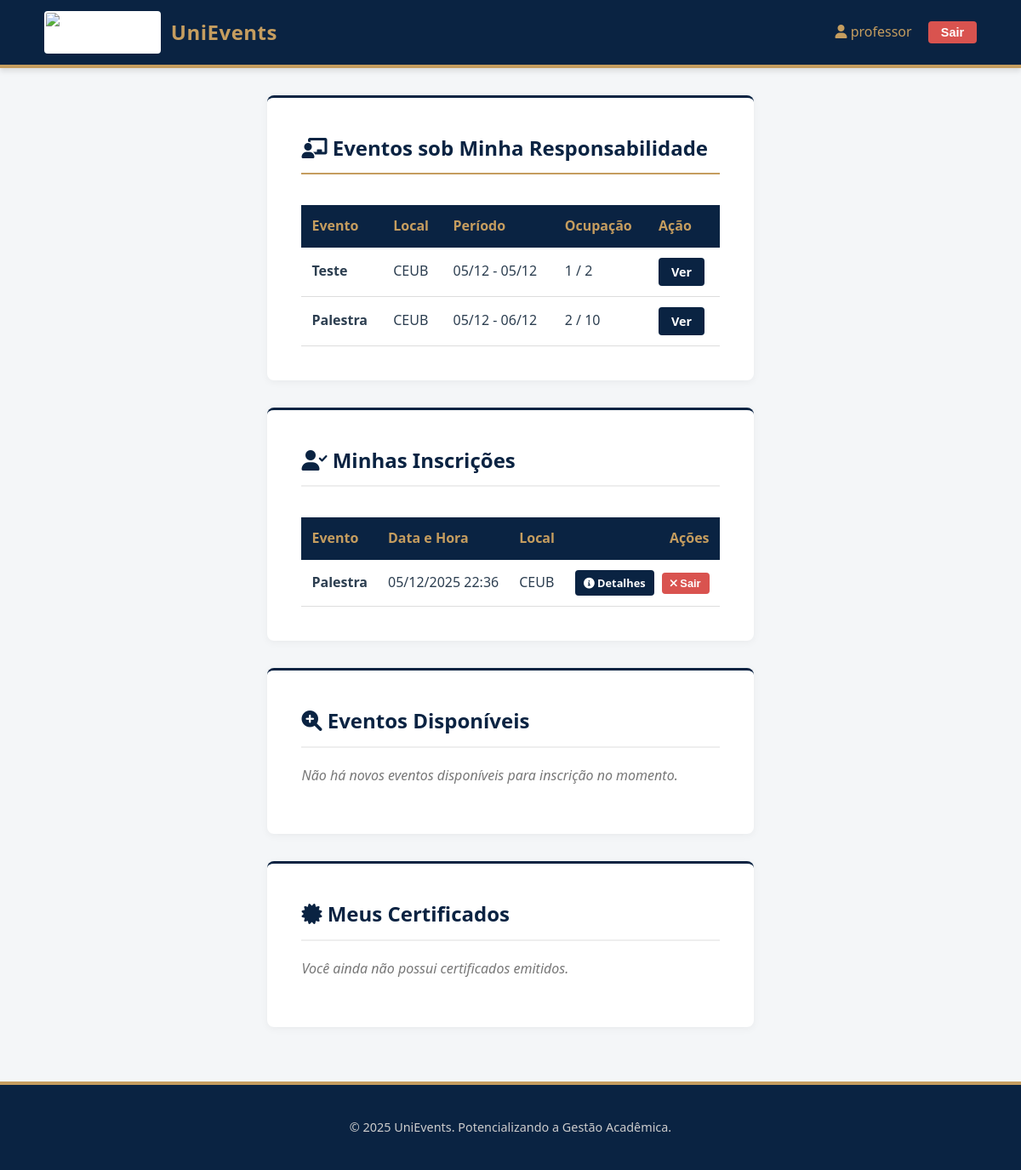
Screenshot of /dashboard/participante/ (signed in) with the database file from the repository.
### sgea_app/models.py (models this page shows, shortened)
class Usuario(AbstractUser):
    PERFIL_CHOICES = (
        ('aluno', 'Aluno'),
        ('professor', 'Professor'),
        ('organizador', 'Organizador'),
    )
    telefone = models.CharField(max_length=15, blank=True, null=True, help_text="Telefone de contato do usuário.")
    instituicao_ensino = models.CharField(max_length=255, blank=True, null=True, help_text="Instituição de ensino (obrigatório para alunos e professores).")
    perfil = models.CharField(max_length=15, choices=PERFIL_CHOICES, default='aluno', help_text="Perfil do usuário no sistema.")
    class Meta:
        db_table = "usuario"
        verbose_name = "Usuário"
        verbose_name_plural = "Usuários"

class Evento(models.Model):
    TIPO_EVENTO_CHOICES = (
        ('seminario', 'Seminário'),
        ('palestra', 'Palestra'),
        ('congresso', 'Congresso'),
        ('workshop', 'Workshop'),
        ('outro', 'Outro'),
    )
    nome = models.CharField(max_length=200, help_text="Nome ou título do evento.")
    tipo_evento = models.CharField(max_length=50, choices=TIPO_EVENTO_CHOICES, help_text="Tipo do evento (ex: seminário, palestra).")
    data_inicio = models.DateTimeField(help_text="Data e hora de início do evento.")
    data_fim = models.DateTimeField(help_text="Data e hora de término do evento.")
    local = models.CharField(max_length=255, help_text="Local onde o evento ocorrerá.")
    quantidade_participantes = models.PositiveIntegerField(
        default=0,
        validators=[MinValueValidator(0)],
        help_text="Número máximo de participantes permitidos.")
    banner = models.ImageField(
        upload_to='eventos/banners/',
        blank=True,
        null=True,
        help_text="Imagem promocional do evento (apenas .jpg, .png, .jpeg).",
        validators=[FileExtensionValidator(allowed_extensions=['jpg', 'jpeg', 'png'])]
    )
    organizador = models.ForeignKey(
        settings.AUTH_USER_MODEL,
        on_delete=models.SET_NULL,
        null=True,
        related_name='eventos_organizados',
        limit_choices_to={'perfil': 'organizador'},
        help_text="Organizador responsável pelo evento."
    )
    participantes = models.ManyToManyField(
        settings.AUTH_USER_MODEL,
        through='Inscricao',
        related_name='eventos_inscritos',
        blank=True
    )
    professor_responsavel = models.ForeignKey(
        settings.AUTH_USER_MODEL,
        on_delete=models.SET_NULL,
        null=True,
        related_name='eventos_responsavel',
        limit_choices_to={'perfil': 'professor'},
        help_text="Professor responsável pelo evento."
    )
    data_criacao = models.DateTimeField(auto_now_add=True)
    data_atualizacao = models.DateTimeField(auto_now=True)
    class Meta:
        db_table = "evento"
        ordering = ["-data_inicio", "nome"]
        verbose_name = "Evento"
        verbose_name_plural = "Eventos"

### sgea_app/views.py (the view)
# urls.py: path('dashboard/participante/', views.participantes_dashboard, name='participantes_dashboard'),
@login_required
def participantes_dashboard(request):
    inscricoes_pendentes = Inscricao.objects.filter(
        usuario=request.user,
        presenca=True,
        certificado__isnull=True,
        evento__data_fim__lt=timezone.now()
    )
    for inscricao in inscricoes_pendentes:
        verificar_e_gerar_certificado(inscricao)
    eventos_inscritos = Evento.objects.filter(participantes=request.user)
    eventos_disponiveis = Evento.objects.exclude(
        participantes=request.user
    ).filter(
        data_fim__gte=timezone.now()
    )
    eventos_responsavel = []
    if request.user.perfil == 'professor':
        eventos_responsavel = Evento.objects.filter(professor_responsavel=request.user)
    certificados_obtidos = Certificado.objects.filter(inscricao__usuario=request.user).select_related(
        'inscricao__evento')
    context = {
        'eventos_inscritos': eventos_inscritos,
        'eventos_disponiveis': eventos_disponiveis,
        'certificados_obtidos': certificados_obtidos,
        'eventos_responsavel': eventos_responsavel,
    }
    return render(request, 'sgea_app/dashboard/participantes_dashboard.html', context)

### sgea_app/templates/sgea_app/dashboard/participantes_dashboard.html (shortened to what this page needs)
{% extends 'sgea_app/base.html' %}
{% block content %}
{% if user.perfil == 'professor' %}
<div class="card">
    <h2 style="color: var(--primary-color); border-bottom: 2px solid var(--secondary-color); padding-bottom: 10px;">
        <i class="fas fa-chalkboard-teacher"></i> Eventos sob Minha Responsabilidade
    </h2>
    {% if eventos_responsavel %}
        <div class="table-responsive">
            <table>
                <thead>
                    <tr>
                        <th>Evento</th>
                        <th>Local</th>
                        <th>Período</th>
                        <th>Ocupação</th>
                        <th>Ação</th>
                    </tr>
                </thead>
                <tbody>
                    {% for evento in eventos_responsavel %}
                    <tr>
                        <td><strong>{{ evento.nome }}</strong></td>
                        <td>{{ evento.local }}</td>
                        <td>{{ evento.data_inicio|date:"d/m" }} - {{ evento.data_fim|date:"d/m" }}</td>
                        <td>{{ evento.participantes.count }} / {{ evento.quantidade_participantes }}</td>
                        <td>
                            <a href="{% url 'detalhes_evento' evento.pk %}" class="btn btn-primary" style="padding: 5px 15px; font-size: 0.9rem;">Ver</a>
                        </td>
                    </tr>
                    {% endfor %}
                </tbody>
            </table>
        </div>
    {% else %}
        <p style="color: #666;">Você não é responsável por nenhum evento no momento.</p>
    {% endif %}
</div>
{% endif %}
<div class="card">
    <h2><i class="fas fa-user-check"></i> Minhas Inscrições</h2>
    {% if eventos_inscritos %}
        <div class="table-responsive">
            <table>
                <thead>
                    <tr>
                        <th>Evento</th>
                        <th>Data e Hora</th>
                        <th>Local</th>
                        <th style="text-align: right;">Ações</th>
                    </tr>
                </thead>
                <tbody>
                    {% for evento in eventos_inscritos %}
                    <tr>
                        <td><strong>{{ evento.nome }}</strong></td>
                        <td>{{ evento.data_inicio|date:"d/m/Y H:i" }}</td>
                        <td>{{ evento.local }}</td>
                        <td style="text-align: right;">
                            <a href="{% url 'detalhes_evento' evento.pk %}" class="btn btn-primary" style="padding: 5px 10px; font-size: 0.8rem; margin-right: 5px;">
                                <i class="fas fa-info-circle"></i> Detalhes
                            </a>
                            <form action="{% url 'cancelar_inscricao' evento.pk %}" method="post" style="display:inline;">
                                <button type="submit" class="btn btn-danger" style="padding: 5px 10px; font-size: 0.8rem;">
                                    <i class="fas fa-times"></i> Sair
                                </button>
                            </form>
                        </td>
                    </tr>
                    {% endfor %}
                </tbody>
            </table>
        </div>
    {% else %}
        <p style="font-style: italic; color: #777;">Você ainda não se inscreveu em nenhum evento.</p>
    {% endif %}
</div>
<div class="card">
    <h2><i class="fas fa-search-plus"></i> Eventos Disponíveis</h2>
    {% if eventos_disponiveis %}
        <div class="table-responsive">
            <table>
                <thead>
                    <tr>
                        <th>Evento</th>
                        <th>Início</th>
                        <th>Local</th>
                        <th style="text-align: right;">Ação</th>
                    </tr>
                </thead>
                <tbody>
                    {% for evento in eventos_disponiveis %}
                    <tr>
                        <td>
                            <strong>{{ evento.nome }}</strong><br>
                            <small>{{ evento.get_tipo_evento_display }}</small>
                        </td>
                        <td>{{ evento.data_inicio|date:"d/m/Y H:i" }}</td>
                        <td>{{ evento.local }}</td>
                        <td style="text-align: right;">
                            <form action="{% url 'inscrever_evento' evento.pk %}" method="post">
                                {% csrf_token %}
                                <button type="submit" class="btn btn-success" style="padding: 8px 15px; font-size: 0.9rem;">
                                    <i class="fas fa-pen"></i> Inscrever-se
                                </button>
                            </form>
                        </td>
                    </tr>
                    {% endfor %}
                </tbody>
            </table>
        </div>
    {% else %}
        <p style="font-style: italic; color: #777;">Não há novos eventos disponíveis para inscrição no momento.</p>
    {% endif %}
</div>
<div class="card">
    <h2><i class="fas fa-certificate"></i> Meus Certificados</h2>
    {% if certificados_obtidos %}
        <div class="table-responsive">
            <table>
                <thead>
                    <tr>
                        <th>Evento</th>
                        <th>Data Emissão</th>
                        <th>Código de Validação</th>
                    </tr>
                </thead>
                <tbody>
                    {% for certificado in certificados_obtidos %}
                    <tr>
                        <td>{{ certificado.inscricao.evento.nome }}</td>
                        <td>{{ certificado.data_emissao|date:"d/m/Y" }}</td>
                        <td>
                            <span style="font-family: monospace; background: #eee; padding: 4px 8px; border-radius: 4px; border: 1px solid #ccc;">
                                {{ certificado.codigo_validacao }}
                            </span>
                        </td>
                    </tr>
                    {% endfor %}
                </tbody>
            </table>
        </div>
    {% else %}
        <p style="font-style: italic; color: #777;">Você ainda não possui certificados emitidos.</p>
    {% endif %}
</div>
{% endblock %}

### sgea_app/templates/sgea_app/base.html (shortened to what this page needs)
{% load static %}
<!DOCTYPE html>
<html lang="pt-br">
<head>
    <link rel="stylesheet" href="{% static 'css/style.css' %}">
    <link rel="stylesheet" href="https://cdnjs.cloudflare.com/ajax/libs/font-awesome/6.0.0/css/all.min.css">
</head>
<body>
    <header class="main-header">
        <div class="container" style="margin: 0; max-width: 100%; display: flex; justify-content: space-between; align-items: center;">
            <a href="{% if user.is_authenticated %}{% url 'participantes_dashboard' %}{% else %}{% url 'login' %}{% endif %}" class="brand-wrapper">
                <img src="{% static 'img/logo.png' %}" alt="Logo UniEvents" class="logo-img">
                <span class="brand-name">UniEvents</span>
            </a>
            <nav>
                {% if user.is_authenticated %}
                    <span style="margin-right: 15px; color: var(--secondary-color);">
                        <i class="fas fa-user"></i> {{ user.first_name|default:user.username }}
                    </span>
                    <form action="{% url 'logout' %}" method="post" style="display:inline;">
                        <button type="submit" class="btn btn-danger" style="padding: 5px 15px; font-size: 0.9rem;">Sair</button>
                    </form>
                {% else %}
                    <a href="{% url 'login' %}" style="color: var(--white); text-decoration: none; font-weight: bold;">Login</a>
                {% endif %}
            </nav>
        </div>
    </header>
    <main class="container">
        {% block content %}
        {% endblock %}
    </main>
    <footer class="main-footer">
        <p>&copy; 2025 UniEvents. Potencializando a Gestão Acadêmica.</p>
    </footer>
</body>
</html>

### sgea_app/static/css/style.css (style rules this page uses)
:root { --primary-color: #0a2342; --secondary-color: #c59d5f; --accent-color: #1a3c6e; --text-color: #2c3e50; --bg-color: #f4f6f8; --white: #ffffff; --danger: #d9534f; --success: #27ae60; --font-main: 'Segoe UI', 'Roboto', Helvetica, Arial, sans-serif; }
* { box-sizing: border-box; }
body { font-family: var(--font-main); background-color: var(--bg-color); color: var(--text-color); margin: 0; padding: 0; line-height: 1.6; display: flex; flex-direction: column; min-height: 100vh; }
.main-header { background-color: var(--primary-color); color: var(--white); padding: 0.8rem 2rem; display: flex; justify-content: space-between; align-items: center; box-shadow: 0 4px 6px rgba(0,0,0,0.1); border-bottom: 4px solid var(--secondary-color); }
.brand-wrapper { display: flex; align-items: center; text-decoration: none; color: var(--white); gap: 12px; }
.logo-img { height: 50px; width: auto; border-radius: 4px; background-color: var(--white); padding: 2px; }
.brand-name { font-size: 1.5rem; font-weight: bold; letter-spacing: 0.5px; color: var(--secondary-color); }
.container { max-width: 1100px; margin: 2rem auto; padding: 0 20px; flex: 1; }
.card { background: var(--white); padding: 2.5rem; border-radius: 8px; box-shadow: 0 2px 10px rgba(0,0,0,0.05); margin-bottom: 2rem; border-top: 3px solid var(--primary-color); }
h1, h2, h3 { color: var(--primary-color); margin-top: 0; }
h2 { border-bottom: 2px solid #eee; padding-bottom: 10px; margin-bottom: 20px; }
.btn { display: inline-block; padding: 10px 20px; border-radius: 4px; text-decoration: none; font-weight: 600; cursor: pointer; border: none; transition: all 0.3s ease; text-align: center; }
.btn-primary { background-color: var(--primary-color); color: var(--white); }
.btn-danger { background-color: var(--danger); color: white; }
.table-responsive { overflow-x: auto; }
table { width: 100%; border-collapse: collapse; margin-top: 1rem; }
th { background-color: var(--primary-color); color: var(--secondary-color); padding: 12px; text-align: left; }
td { padding: 12px; border-bottom: 1px solid #ddd; }
.main-footer { background-color: var(--primary-color); color: #ccc; text-align: center; padding: 1.5rem; margin-top: auto; font-size: 0.9rem; border-top: 4px solid var(--secondary-color); }

### rows the page displays
Usuario: first_name "professor"
Evento: nome "Teste", local "CEUB", data_inicio "05/12", data_fim "05/12", participantes.count "1", quantidade_participantes "2"
Evento: nome "Palestra", local "CEUB", data_inicio "05/12", data_fim "06/12", participantes.count "2", quantidade_participantes "10", data_inicio "05/12/2025 22:36"
